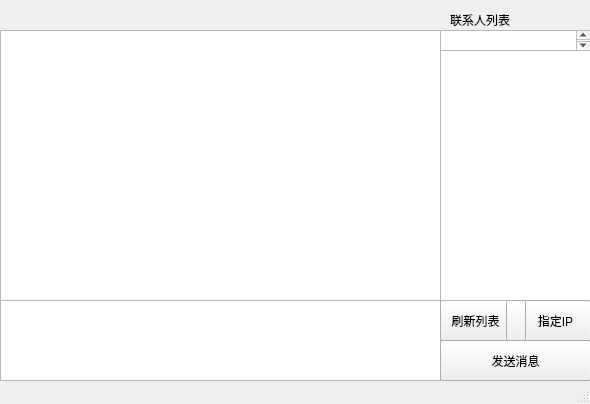
<?xml version="1.0" encoding="UTF-8"?>
<ui version="4.0">
 <class>UDPClass</class>
 <widget class="QMainWindow" name="UDPClass">
  <property name="geometry">
   <rect>
    <x>0</x>
    <y>0</y>
    <width>590</width>
    <height>404</height>
   </rect>
  </property>
  <property name="minimumSize">
   <size>
    <width>590</width>
    <height>404</height>
   </size>
  </property>
  <property name="maximumSize">
   <size>
    <width>590</width>
    <height>404</height>
   </size>
  </property>
  <property name="windowTitle">
   <string>UDP</string>
  </property>
  <widget class="QWidget" name="centralWidget">
   <widget class="QTextBrowser" name="dialogBrowser">
    <property name="geometry">
     <rect>
      <x>0</x>
      <y>30</y>
      <width>441</width>
      <height>271</height>
     </rect>
    </property>
   </widget>
   <widget class="QTextEdit" name="dialogEdit">
    <property name="geometry">
     <rect>
      <x>0</x>
      <y>300</y>
      <width>441</width>
      <height>81</height>
     </rect>
    </property>
   </widget>
   <widget class="QPushButton" name="sendButton">
    <property name="geometry">
     <rect>
      <x>440</x>
      <y>340</y>
      <width>151</width>
      <height>41</height>
     </rect>
    </property>
    <property name="text">
     <string>发送消息</string>
    </property>
   </widget>
   <widget class="QPushButton" name="flushButton">
    <property name="geometry">
     <rect>
      <x>440</x>
      <y>300</y>
      <width>71</width>
      <height>41</height>
     </rect>
    </property>
    <property name="text">
     <string>刷新列表</string>
    </property>
   </widget>
   <widget class="QLabel" name="MyIpLabel">
    <property name="geometry">
     <rect>
      <x>10</x>
      <y>0</y>
      <width>221</width>
      <height>31</height>
     </rect>
    </property>
    <property name="text">
     <string/>
    </property>
   </widget>
   <widget class="QListWidget" name="IpListWidget">
    <property name="geometry">
     <rect>
      <x>440</x>
      <y>50</y>
      <width>151</width>
      <height>251</height>
     </rect>
    </property>
   </widget>
   <widget class="QLabel" name="chatIpLabel">
    <property name="geometry">
     <rect>
      <x>250</x>
      <y>0</y>
      <width>191</width>
      <height>31</height>
     </rect>
    </property>
    <property name="text">
     <string/>
    </property>
   </widget>
   <widget class="QLabel" name="label">
    <property name="geometry">
     <rect>
      <x>450</x>
      <y>10</y>
      <width>91</width>
      <height>20</height>
     </rect>
    </property>
    <property name="text">
     <string>联系人列表</string>
    </property>
   </widget>
   <widget class="QPushButton" name="appointIpButton">
    <property name="geometry">
     <rect>
      <x>520</x>
      <y>300</y>
      <width>71</width>
      <height>41</height>
     </rect>
    </property>
    <property name="text">
     <string>指定IP</string>
    </property>
   </widget>
   <widget class="QTextEdit" name="appointIpEdit">
    <property name="geometry">
     <rect>
      <x>440</x>
      <y>30</y>
      <width>151</width>
      <height>21</height>
     </rect>
    </property>
    <property name="toolTip">
     <string>&lt;html&gt;&lt;head/&gt;&lt;body&gt;&lt;p&gt;&lt;br/&gt;&lt;/p&gt;&lt;/body&gt;&lt;/html&gt;</string>
    </property>
   </widget>
   <widget class="QPushButton" name="pushButton">
    <property name="geometry">
     <rect>
      <x>506</x>
      <y>300</y>
      <width>20</width>
      <height>41</height>
     </rect>
    </property>
    <property name="text">
     <string/>
    </property>
   </widget>
  </widget>
  <widget class="QStatusBar" name="statusBar"/>
 </widget>
 <layoutdefault spacing="6" margin="9"/>
 <resources>
  <include location="udp.qrc"/>
 </resources>
 <connections/>
</ui>
